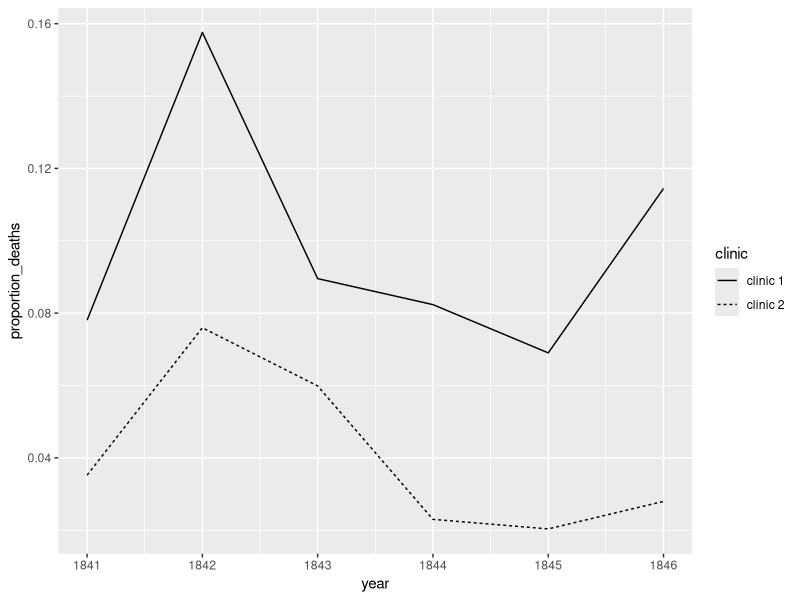
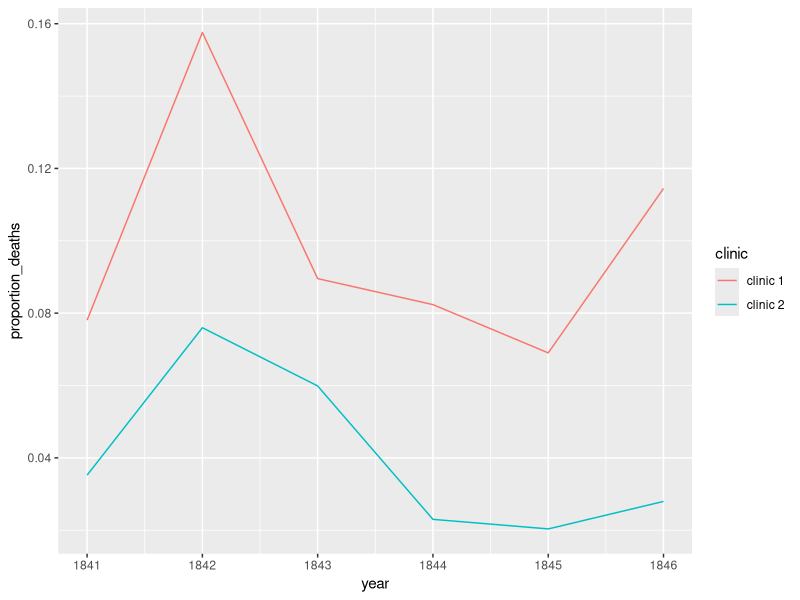
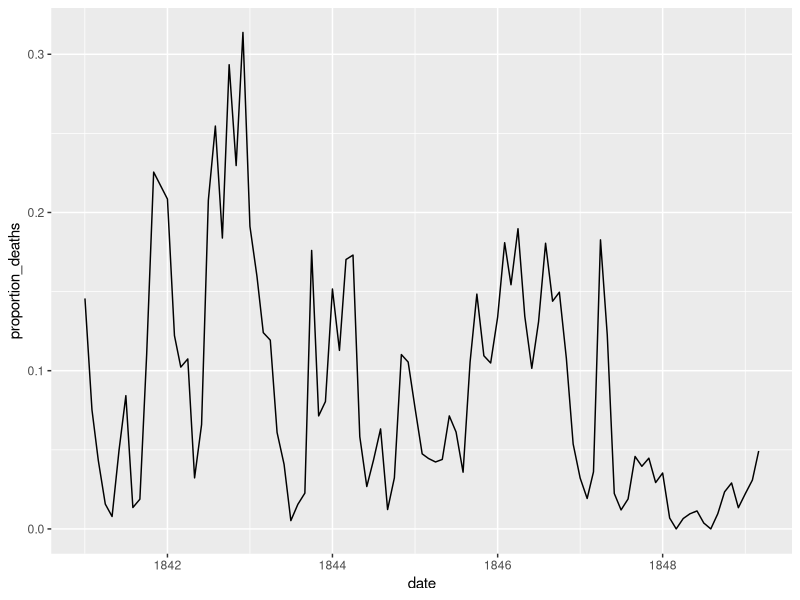
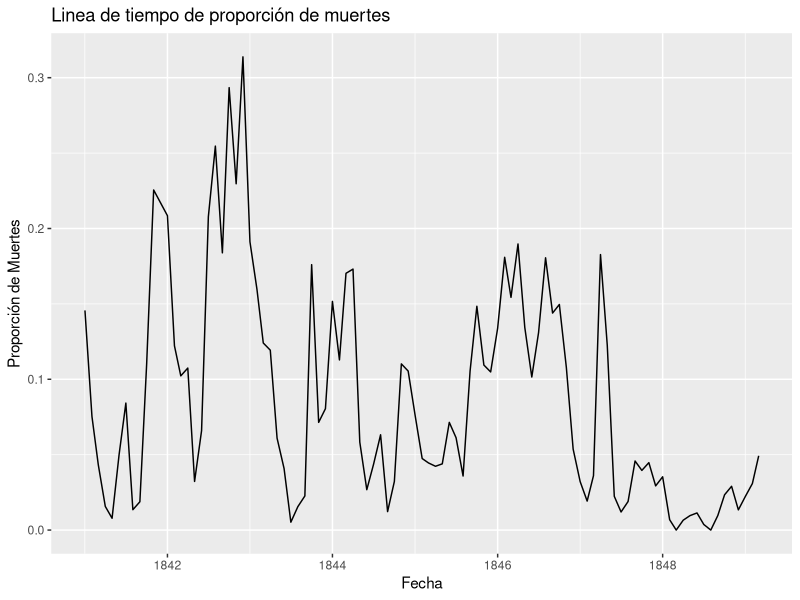
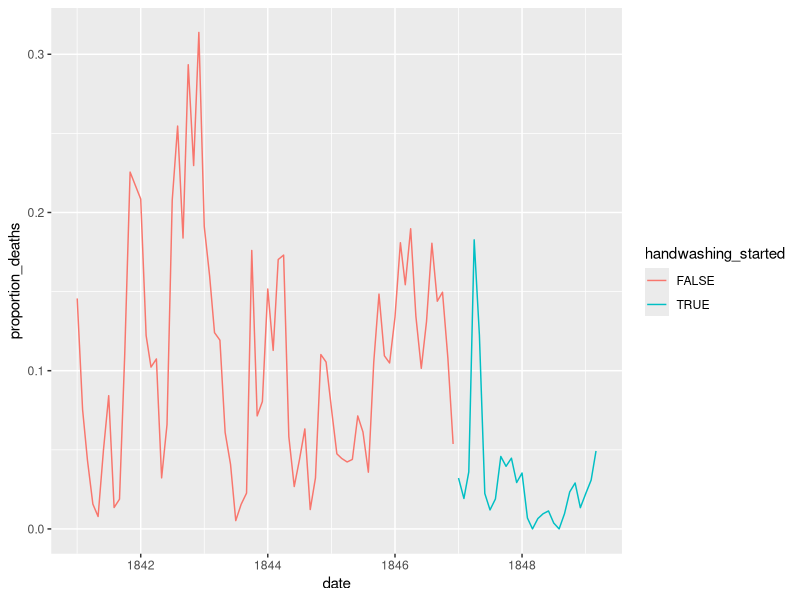
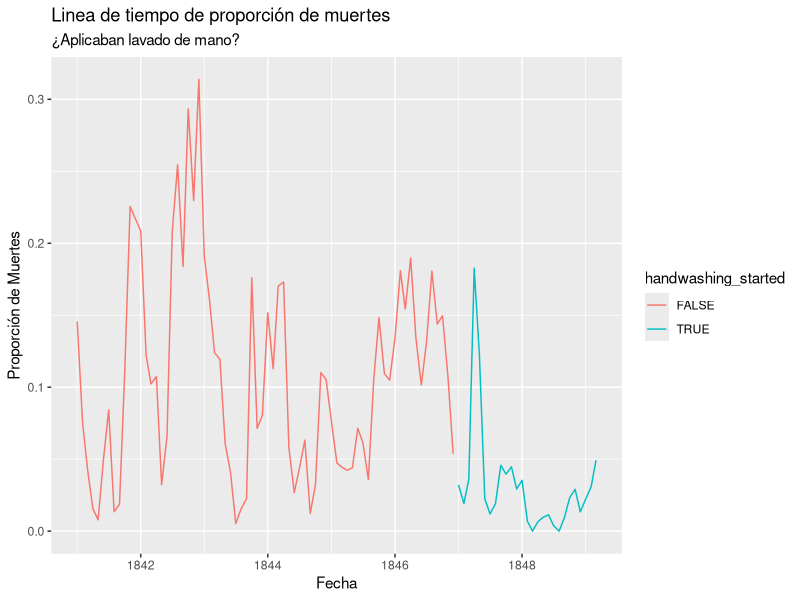

The R script that drew these images, in order:
## ---- chunk 1

#1.1. Cargue el paquete tidyverse.

library(tidyverse)

#1.2. Lea el archivo deaths_handwashing.csv usando read_csv y asígnelo a la variable yearly

yearly <- read_csv('deaths_handwashing.csv')

#1.3. Imprima la variable yearly.

view(yearly)

## ---- chunk 2

#2.1. Use mutate para agregar la columna proportion_deaths a yearly, esta nueva columna se calculará como la proporción de muertes por número de nacimientos.

library(scales)

yearly <- yearly %>%
  mutate(proportion_deaths =  deaths / births) %>%
  mutate(proportion_deaths_percent =  label_percent()(deaths / births))

#2.2. Imprima yearly

view(yearly)

## ---- chunk 3

#3.1. Utilice ggplot para hacer una gráfica lineal de proportion_deaths por año (columna year) con un línea por clínica.

ggplot(yearly, aes(x = year, y = proportion_deaths, group = clinic)) +
  geom_line(aes(linetype = clinic))

#3.2. Las líneas deben tener colores distintos.

ggplot(yearly, aes(x = year, y = proportion_deaths, color = clinic)) +
  geom_line()

## ---- chunk 4

#4.1. Cargue leos datos mensuales de la Clínica 1 para ver si el lavado de manos tuvo algún efecto, para esto lea el archivo deaths_clinic_1.csv y asígnelo a la variable monthly.

monthly <- read_csv('deaths_clinic_1.csv')
view(monthly)

#4.2. Agregue la columna proportion_deaths a monthly, esta nueva columna se calculará como la proporción de muertes por número de nacimientos.

monthly <- monthly %>%
  mutate(proportion_deaths = deaths / births) %>%
  mutate(proportion_deaths_percent = label_percent()(deaths / births))


#4,3, Imprima las primeras filas de monthly usando la función head().

head(monthly)

## ---- chunk 5

#5.1. Haga una gráfica lineal de proportion_deaths por fecha para el data frame monthly usando ggplot.

ggplot(monthly, aes(x = date, y = proportion_deaths)) +
  geom_line() 


#5.2. Utilice la función labs para dar al eje x y al eje y una estética a las etiquetas.

ggplot(monthly, aes(x = date, y = proportion_deaths)) +
  geom_line() + labs(title = "Linea de tiempo de proporción de muertes", y = 'Proporción de Muertes', x = 'Fecha')

## ---- chunk 6

#6.1. Agregue una columna TRUE/FALSE a monthly llamado handwashing_started, que será TRUE a partir del año en que se impuso el lavado de manos.

monthly <- monthly %>%
  mutate(handwashing_started = date >= as.Date('1847-01-01'))
monthly

#6.2. Haga una gráfica lineal de proportion_deaths por fecha para el data frame monthly usando ggplot. Haga que el color de la línea dependa de handwashing_started.

ggplot(monthly, aes(x = date, y = proportion_deaths, color = handwashing_started)) +
  geom_line()

#6.3. Utilice la función labs para dar al eje x y al eje y una estética a las etiquetas.

ggplot(monthly, aes(x = date, y = proportion_deaths, color = handwashing_started)) +
  geom_line() + labs(title = "Linea de tiempo de proporción de muertes", y = 'Proporción de Muertes', x = 'Fecha', subtitle = '¿Aplicaban lavado de mano?')

## ---- chunk 7

#7.1. Utilice group_by y summarise para calcular el promedio de proportion_deaths antes y después de que se impusiera el lavado de manos.

monthly %>%
  group_by(handwashing_started) %>%
  summarize(mean_proportion_deaths = median(proportion_deaths))

#7.2. Asigne el resultado en la variable month_summary e imprímala.

month_summary <- monthly %>%
  group_by(handwashing_started) %>%
  summarize(mean_proportion_deaths = median(proportion_deaths))

#7.3. El data frame resultante debería verse como el siguiente:

month_summary %>%
  mutate(mean_proportion_deaths_perecent = label_percent()(mean_proportion_deaths))

view(month_summary)

